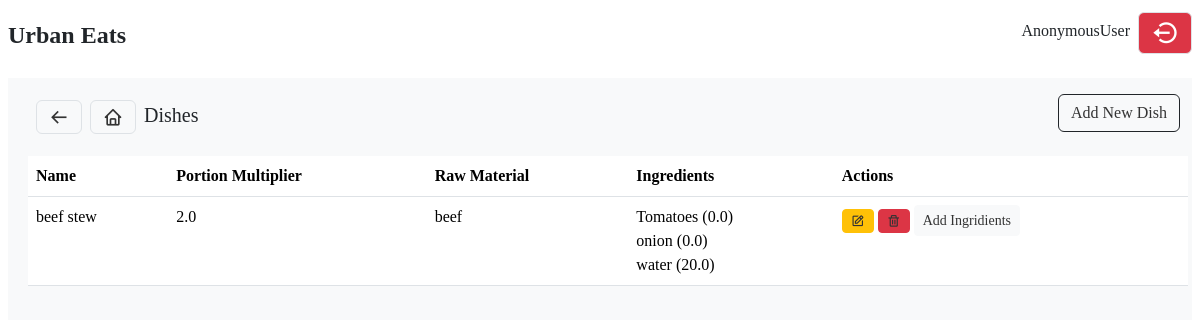
Before: /inventory/dishes/ with the older database file.
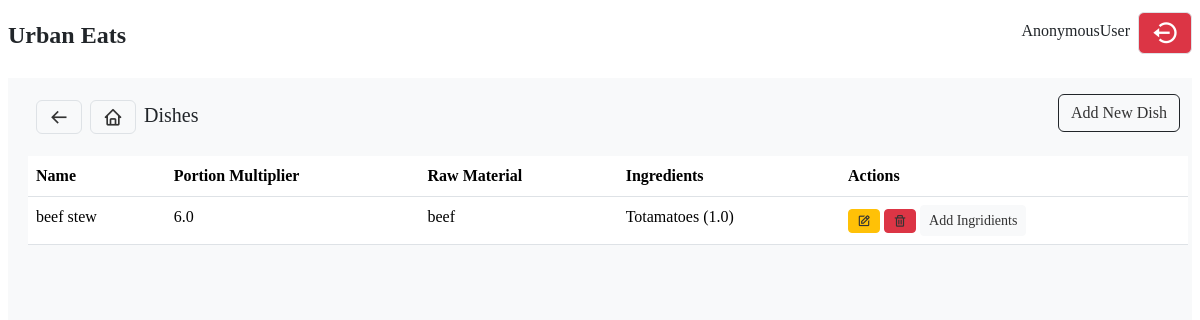
After: the same page with the newer database file.
### inventory/models.py (models this page shows, shortened)
class Dish(models.Model):
    name = models.CharField(max_length=100)
    portion_multiplier = models.FloatField(default=1, null=True, blank=True)
    raw_material = models.ForeignKey(Product, on_delete=models.CASCADE)

class Product(models.Model):
    tax_choices = [
        ('exempted', 'Exempted'),
        ('standard', 'Standard'),
        ('zero rated', 'Zero Rated')
    ]
    name = models.CharField(max_length=255)
    quantity = models.IntegerField()
    cost = models.DecimalField(max_digits=10, decimal_places=2)
    price = models.DecimalField(max_digits=10, decimal_places=2, default=1)
    unit = models.ForeignKey(UnitOfMeasurement, on_delete=models.CASCADE, null=True)
    category = models.ForeignKey(Category, on_delete=models.CASCADE)
    tax_type = models.CharField(max_length=50, choices=tax_choices)
    min_stock_level = models.IntegerField(default=0, null=True)
    raw_material = models.BooleanField(default=False)
    finished_product = models.BooleanField(default=False)
    description = models.TextField()
    deactivate = models.BooleanField(default=False)
    def __str__(self) -> str:
        return self.name

class Ingredient(models.Model):
    dish = models.ForeignKey(Dish, on_delete=models.CASCADE, null=True)
    name = models.CharField(max_length=100)
    quantity = models.FloatField()
    raw_material = models.ForeignKey(Product, on_delete=models.CASCADE)

### inventory/views.py (the view)
# urls.py: path('dishes/', DishListView.as_view(), name='dish_list'),
class DishListView(View):
    def get(self, request):
        dishes = Dish.objects.all()
        ingredients = Ingredient.objects.all()
        logger.info(ingredients)
        return render(request, 'inventory/dish_list.html',
            {
                'dishes': dishes,
                'ingredients':ingredients
            }
        )

### templates/inventory/dish_list.html (shortened to what this page needs)
{% extends "base.html" %}
{% block content %}
<div class="">
    <nav class="d-flex justify-content-between align-items-center p-2">
        <div class='d-flex'>
            <a href='{% url "inventory:production_plans" %}' class='border btn bx bx-arrow-back fs-5'></a>
            <a href='/' class='bx bx-home btn border fs-5 mx-2'></a>
            <span class='fs-5'>Dishes</span>
        </div>
        <div>
            <ul class="list-unstyled d-flex">
                <li class="">
                    <a href="{% url 'inventory:dish_create' %}" class="btn btn-outline-dark mt-2">Add New Dish</a>
                </li>
            </ul>
        </div>
    </nav>
    <table class="table table-hover" id="dishes_table">
        <thead>
            <tr>
                <th>Name</th>
                <th>Portion Multiplier</th>
                <th>Raw Material</th>
                <th>Ingredients</th>
                <th>Actions</th>
            </tr>
        </thead>
        <tbody>
            {% for dish in dishes %}
                <tr>
                    <td>{{ dish.name }}</td>
                    <td>{{ dish.portion_multiplier }}</td>
                    <td>{{ dish.raw_material }}</td>
                    <td>
                        {% for ingredient in ingredients %}
                            {% if dish == ingredient.dish %}
                                {{ ingredient.name }} ({{ ingredient.quantity }})<br>
                            {% endif %}
                        {% endfor %}
                    </td>
                    <td>
                        <a href="{% url 'inventory:dish_update' dish.id %}" class="btn btn-warning btn-sm bx bx-edit"></a>
                        <a href="{% url 'inventory:dish_delete' dish.id %}" class="btn btn-danger btn-sm bx bx-trash"></a>
                        <a href="{% url 'inventory:ingredient_create' dish.id %}" class="btn btn-light btn-sm">Add Ingridients</a>
                    </td>
                </tr>
            {% endfor %}
        </tbody>
    </table>
</div>
{% endblock %}

Changed rows visible on the page:
removed Ingredient: name "onion", quantity "0.0"
removed Ingredient: name "water", quantity "20.0"
changed Dish "beef stew": portion_multiplier "2.0" → "6.0"
changed Ingredient: name "Tomatoes" → "Totamatoes"; quantity "0.0" → "1.0"
